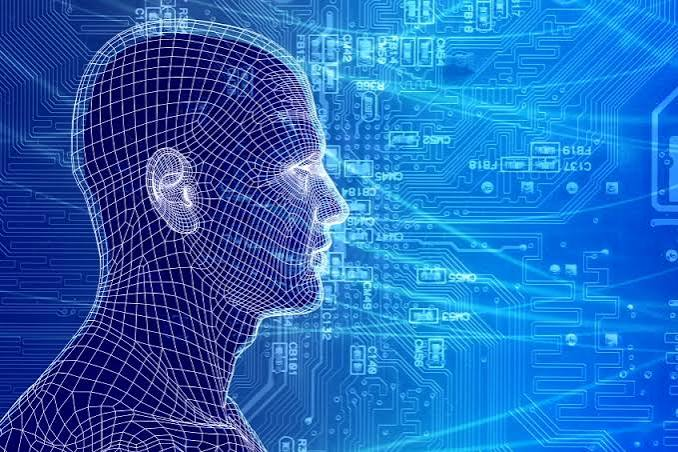
#> input picture image.jpg, 678 x 452 px, found by its file name
$ python negativeTransformation.py
#> lines starting #> are read from the running program, lines starting #| are printed output that depends on the picture
import cv2
import numpy as np

image = cv2.imread("image.jpg")
#> image is the input picture: shape (452, 678, 3); mean B, G, R 186, 103.8, 35.2

negative = 255 - image
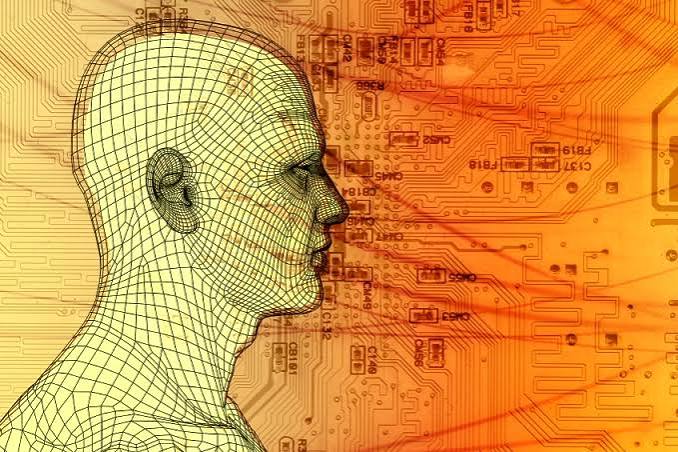
#> negative: shape (452, 678, 3); mean B, G, R 69, 151.2, 219.8

cv2.imshow("Original", image)
cv2.imshow("Negative", negative)

cv2.waitKey(0)
cv2.destroyAllWindows()#s=255−r
